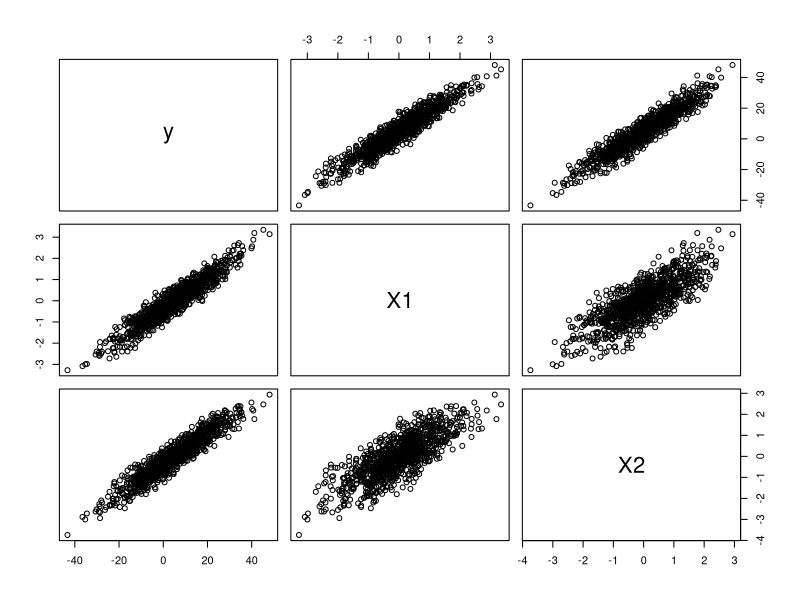
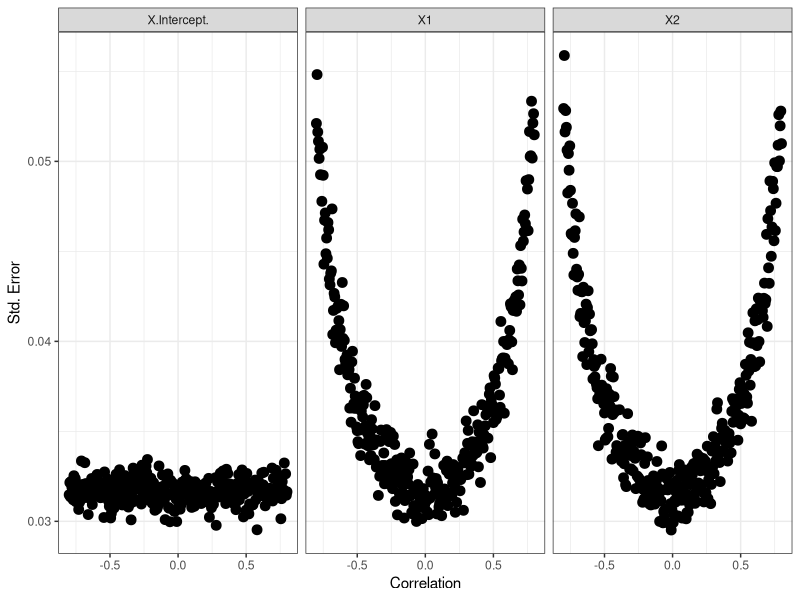
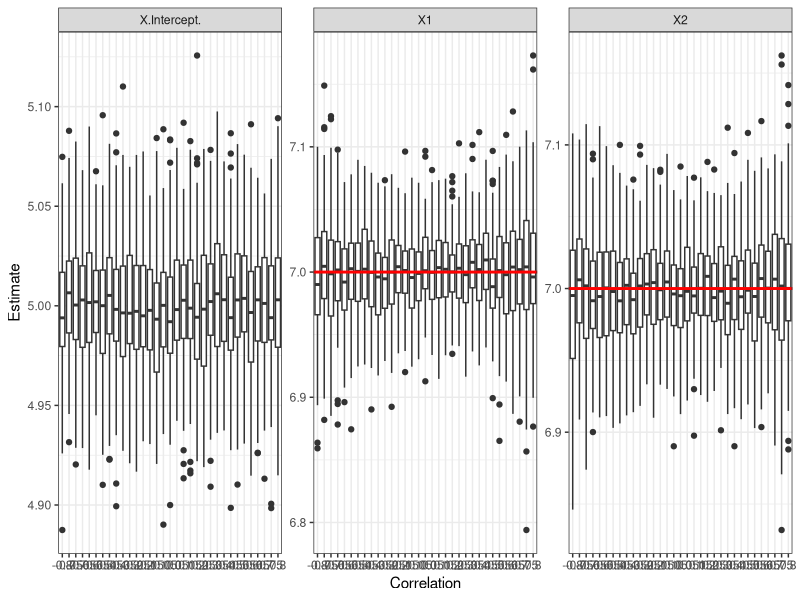
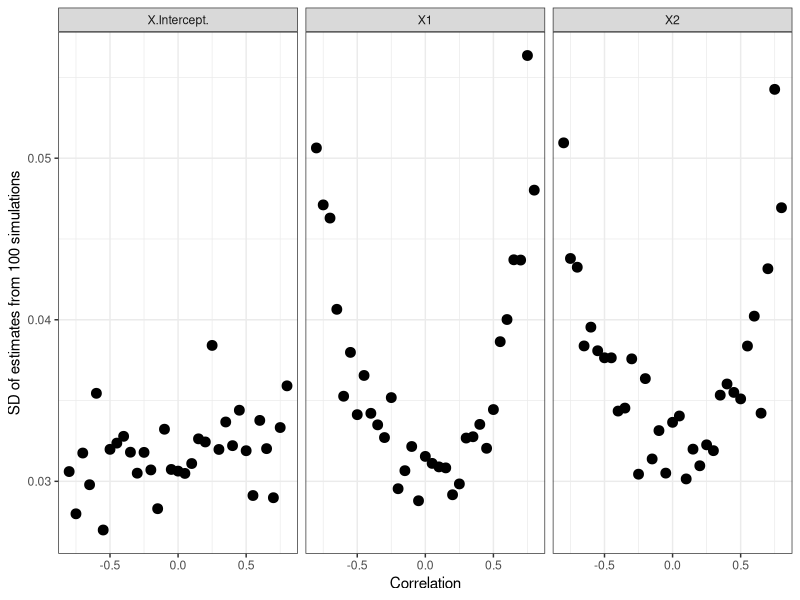

These charts were generated, in order, by the following R code:
## ---- chunk 1
options(scipen = 1, digits = 5)
## ---- chunk 2
require(knitr)
opts_chunk$set(fig.height=6, fig.width=6, chache=TRUE)
require(methods)
## ---- chunk 3
#############################################################################
# create two correlated variables and a dependent variable
# n : number of points
# p:correlation

datagen <- function(n , p){
  # random points N(0,1)
  x1 <- rnorm(n)
  x2 <- rnorm(n)
  X <- cbind(x1, x2)
  
  # desired correlation matrix
  R <- matrix(c(1, p, p, 1), ncol = 2)
  
  # use cholesky decomposition `t(U) %*% U = R`
  U <- chol(R)
  corvars <- X %*% U
  
  # create dependent variable after model:
  # y ~ 5 + 7 * X1 + 7 * X2 + e | E ~ N(0,10)
  y <- 5 + 7*corvars[,1] + 7*corvars[,2] + rnorm(n, 0, 1)
  df <- data.frame(y, corvars)
  return(df)
}
## ---- chunk 4
df1 <- datagen(n = 1000, p = 0.8)
## ---- chunk 5
cor(df1)
## ---- chunk 6
mod <- lm(y~X1+X2, data = df1)
summary(mod)
pairs(df1)
## ---- chunk 7
( cormat <- cor(df1[,2:3]) )
## ---- chunk 8
require(car)
vif(mod)
## ---- chunk 9
sum <- summary(lm(X1 ~ X2, data = df1))
1 / (1 - sum$r.squared)
## ---- chunk 10
ps <- seq(-0.8, 0.8, 0.005)
n = 1000

sim1 <- lapply(ps, function(x) datagen(n=n, p=x))
## ---- chunk 11
# Function to fit and extract coefficients
regfun <- function(x){
  return(summary(lm(y~X1+X2, data = x))$coefficients)
}
# run regfun on every dataset
res1 <- lapply(sim1, regfun)
## ---- chunk 12
# extract Standard Errors from results
ses <- data.frame(ps, t(sapply(res1, function(x) x[,2])))

# plot
require(ggplot2)
require(reshape2)
ses_m <- melt(ses, id.vars='ps')
ggplot(ses_m, aes(x = ps, y = value)) +
  geom_point(size = 3) +
  facet_wrap(~variable) +
  theme_bw() +
  ylab('Std. Error') +
  xlab('Correlation')
## ---- chunk 13
n_sims <- 100
ps <- seq(-0.8, 0.8, 0.05)

# function to generate n_sims datasets, for give p
sim2 <- function(p){
  sim <- lapply(1:n_sims, function(x) datagen(n=1000, p=p))
  res <- lapply(sim, regfun)
  est <- t(sapply(res, function(x) x[,1]))
  out <- data.frame(p, est)
  return(out)
}

res2 <- lapply(ps, function(x) {
  return(sim2(x))
})
## ---- chunk 14
ests <- lapply(res2, melt, id.vars = 'p')
ests <- do.call(rbind, ests)

ggplot(ests, aes(y = value, x=factor(p))) +
  geom_boxplot() +
  facet_wrap(~variable, scales='free_y') +
  theme_bw() +
  geom_hline(aes(yintercept = 7), data = subset(ests, variable %in% c("X1","X2")), 
             col = 'red', lwd = 1) + 
  ylab('Estimate')+
  xlab('Correlation')
## ---- chunk 15
sds <- data.frame(ps, t(sapply(res2, function(x) apply(x[, 2:4], 2, sd))))
require(reshape2)
sds_m <- melt(sds, id.vars='ps')
ggplot(sds_m, aes(x = ps, y = value)) +
  geom_point(size = 3) +
  facet_wrap(~variable) +
  theme_bw() +
  ylab('SD of estimates from 100 simulations') +
  xlab('Correlation')
